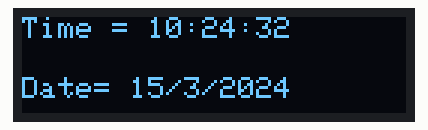
This sketch was run on a simulated ESP32. On the bench: 128×32 one-colour display. The local clock reads 2024-03-15 10:24:30 at power-on unless the sketch sets it.

Above: at 2.1 s.
At 6.1 s:
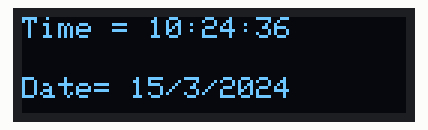
At 11.1 s:
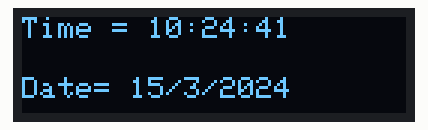
At 20.1 s:
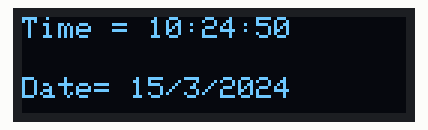
At 29.1 s:
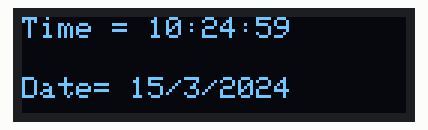
At 38.1 s:
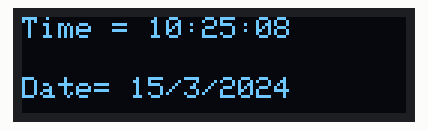

The sketch:

arduino_clock.ino
```cpp
#include <SPI.h>
#include <Wire.h>
#include <Adafruit_GFX.h>
#include <Adafruit_SSD1306.h>

#include <TimeLib.h>
#include <DS1307RTC.h>

#define SCREEN_WIDTH 128
#define SCREEN_HEIGHT 32

#define OLED_RESET     4
Adafruit_SSD1306 display(SCREEN_WIDTH, SCREEN_HEIGHT, &Wire, OLED_RESET);


void setup() {
display.begin(SSD1306_SWITCHCAPVCC, 0x3C);
delay(2000); }


void loop() {

tmElements_t tm;

  if (RTC.read(tm)) {


    display.clearDisplay();


display.setTextSize(1);
display.setTextColor(WHITE);
display.setCursor(0, 0);
    display.print("Time = ");
    print2digits(tm.Hour);
    display.write(':');
    print2digits(tm.Minute);
    display.write(':');
    print2digits(tm.Second);

    display.setCursor(0,20);
    display.print("Date= ");
    display.print(tm.Day);
    display.write('/');
    display.print(tm.Month);
    display.write('/');
    display.print(tmYearToCalendar(tm.Year));
    display.println();
    display.display();
}}

void print2digits(int number) {
  if (number >= 0 && number < 10) {
    display.write('0');
  }
  display.print(number);
}
```

Measured:
- what the display in image 0 shows lasts 1.0 s, from 2.0 s to 3.0 s
